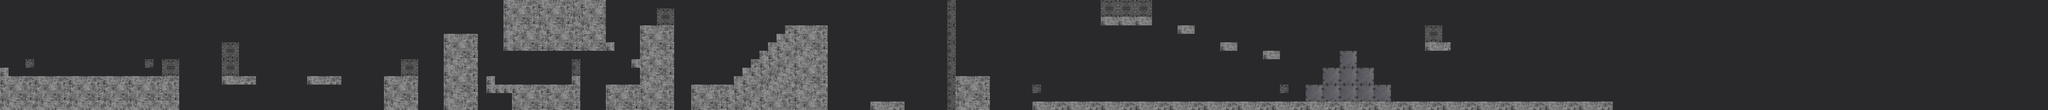

The image is a tile-based game level rendered from a .tmx file. Its description and source (layers, tilesets, objects; grid data summarised) follow:
An orthogonal 240x13 tile map with 32x32 px tiles, 2 tile layers (Background, Graphics) and 99 objects.

<map version="1.0" orientation="orthogonal" renderorder="right-down" width="240" height="13" tilewidth="32" tileheight="32" nextobjectid="139">
 <tileset firstgid="1" name="tileset" tilewidth="32" tileheight="32" tilecount="64" columns="8">
  <image source="tileset.png" width="256" height="256" />
 </tileset>
 <layer name="Background" width="240" height="13">
  <data>[3120 cells, 3120 non-empty, 1 distinct tile ids]</data>
 </layer>
 <layer name="Graphics" width="240" height="13">
  <data>[3120 cells, 598 non-empty, 24 distinct tile ids]</data>
 </layer>
 <objectgroup name="Ground">
  <object id="3" x="0" y="288" width="672" height="32" />
  <object id="4" x="0" y="256" width="32" height="32" />
  <object id="6" x="640" y="320" width="32" height="96" />
  <object id="8" x="832" y="288" width="128" height="32" />
  <object id="9" x="1152" y="288" width="128" height="32" />
  <object id="12" x="1440" y="288" width="128" height="32" />
  <object id="13" x="1440" y="320" width="32" height="96" />
  <object id="16" x="1664" y="128" width="128" height="32" />
  <object id="17" x="1664" y="160" width="32" height="256" />
  <object id="18" x="1760" y="160" width="32" height="256" />
  <object id="21" x="1888" y="160" width="416" height="32" />
  <object id="22" x="1888" y="0" width="32" height="160" />
  <object id="23" x="2240" y="0" width="32" height="160" />
  <object id="24" x="1824" y="288" width="32" height="64" />
  <object id="25" x="1856" y="320" width="288" height="32" />
  <object id="26" x="2144" y="288" width="32" height="64" />
  <object id="28" x="1920" y="352" width="32" height="64" />
  <object id="29" x="2144" y="352" width="32" height="64" />
  <object id="32" x="2592" y="320" width="192" height="32" />
  <object id="33" x="3072" y="128" width="32" height="288" />
  <object id="34" x="2592" y="352" width="32" height="64" />
  <object id="97" x="4128" y="64" width="192" height="32" />
  <object id="101" x="4416" y="96" width="64" height="32" />
  <object id="102" x="4576" y="160" width="64" height="32" />
  <object id="103" x="4736" y="192" width="64" height="32" />
  <object id="104" x="3872" y="382" width="2173" height="32" />
  <object id="105" x="4896" y="320" width="64" height="64" />
  <object id="106" x="4960" y="256" width="64" height="64" />
  <object id="107" x="5026" y="194" width="64" height="64" />
  <object id="108" x="5088" y="256" width="64" height="64" />
  <object id="109" x="5152" y="320" width="64" height="64" />
  <object id="110" x="5344" y="160" width="96" height="32" />
  <object id="112" x="3583" y="290" width="128" height="128" />
  <object id="115" x="3264" y="384" width="128" height="32" />
  <object id="116" x="2944" y="96" width="160" height="32" />
  <object id="117" x="2912" y="128" width="64" height="32" />
  <object id="118" x="2881" y="161" width="64" height="32" />
  <object id="119" x="2847" y="193" width="64" height="32" />
  <object id="120" x="2816" y="224" width="64" height="32" />
  <object id="121" x="2784" y="256" width="64" height="32" />
  <object id="122" x="2752" y="288" width="64" height="32" />
  <object id="123" x="2368" y="224" width="32" height="32" />
  <object id="124" x="2400" y="96" width="128" height="320" />
  <object id="125" x="2272" y="320" width="128" height="96" />
 </objectgroup>
 <objectgroup name="Boxes">
  <object id="40" x="608" y="224" width="32" height="32" />
  <object id="41" x="640" y="224" width="32" height="32" />
  <object id="42" x="608" y="256" width="32" height="32" />
  <object id="43" x="640" y="256" width="32" height="32" />
  <object id="44" x="1504" y="224" width="32" height="32" />
  <object id="45" x="1536" y="224" width="32" height="32" />
  <object id="46" x="1504" y="256" width="32" height="32" />
  <object id="47" x="1536" y="256" width="32" height="32" />
  <object id="48" x="2464" y="32" width="32" height="32" />
  <object id="49" x="2496" y="32" width="32" height="32" />
  <object id="50" x="2496" y="64" width="32" height="32" />
  <object id="51" x="2464" y="64" width="32" height="32" />
  <object id="52" x="2144" y="224" width="32" height="32" />
  <object id="53" x="2144" y="256" width="32" height="32" />
  <object id="55" x="832" y="160" width="32" height="32" />
  <object id="56" x="864" y="160" width="32" height="32" />
  <object id="57" x="864" y="192" width="32" height="32" />
  <object id="58" x="832" y="192" width="32" height="32" />
  <object id="59" x="832" y="224" width="32" height="32" />
  <object id="60" x="864" y="224" width="32" height="32" />
  <object id="61" x="864" y="256" width="32" height="32" />
  <object id="62" x="832" y="256" width="32" height="32" />
  <object id="64" x="3552" y="384" width="32" height="32" />
  <object id="65" x="3552" y="352" width="32" height="32" />
  <object id="66" x="3552" y="320" width="32" height="32" />
  <object id="67" x="3552" y="288" width="32" height="32" />
  <object id="68" x="3552" y="256" width="32" height="32" />
  <object id="69" x="3552" y="224" width="32" height="32" />
  <object id="70" x="3552" y="192" width="32" height="32" />
  <object id="71" x="3552" y="160" width="32" height="32" />
  <object id="72" x="3552" y="128" width="32" height="32" />
  <object id="73" x="3552" y="96" width="32" height="32" />
  <object id="74" x="3552" y="64" width="32" height="32" />
  <object id="75" x="3552" y="32" width="32" height="32" />
  <object id="76" x="3552" y="0" width="32" height="32" />
  <object id="78" x="4128" y="0" width="32" height="32" />
  <object id="79" x="4160" y="0" width="32" height="32" />
  <object id="80" x="4128" y="32" width="32" height="32" />
  <object id="81" x="4160" y="32" width="32" height="32" />
  <object id="82" x="4192" y="0" width="32" height="32" />
  <object id="83" x="4192" y="32" width="32" height="32" />
  <object id="84" x="4224" y="0" width="32" height="32" />
  <object id="85" x="4224" y="32" width="32" height="32" />
  <object id="86" x="4256" y="0" width="32" height="32" />
  <object id="87" x="4256" y="32" width="32" height="32" />
  <object id="88" x="4288" y="0" width="32" height="32" />
  <object id="89" x="4288" y="32" width="32" height="32" />
  <object id="90" x="5344" y="96" width="32" height="32" />
  <object id="91" x="5376" y="96" width="32" height="32" />
  <object id="92" x="5344" y="128" width="32" height="32" />
  <object id="93" x="5376" y="128" width="32" height="32" />
  <object id="133" x="96" y="224" width="32" height="32" />
  <object id="135" x="544" y="224" width="32" height="32" />
  <object id="136" x="4798" y="319" width="32" height="32" />
  <object id="138" x="3873.5" y="321.5" width="32" height="32" />
 </objectgroup>
</map>